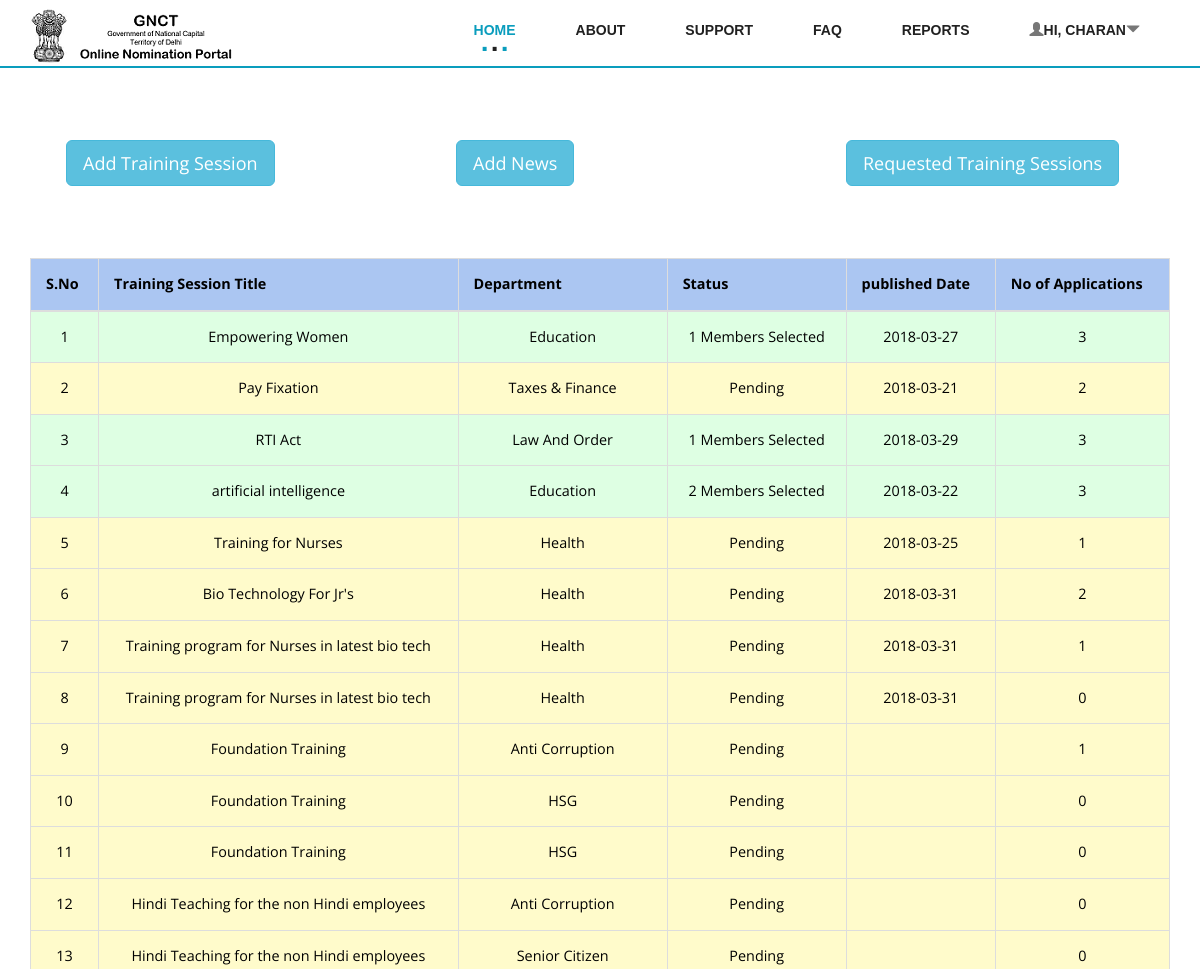
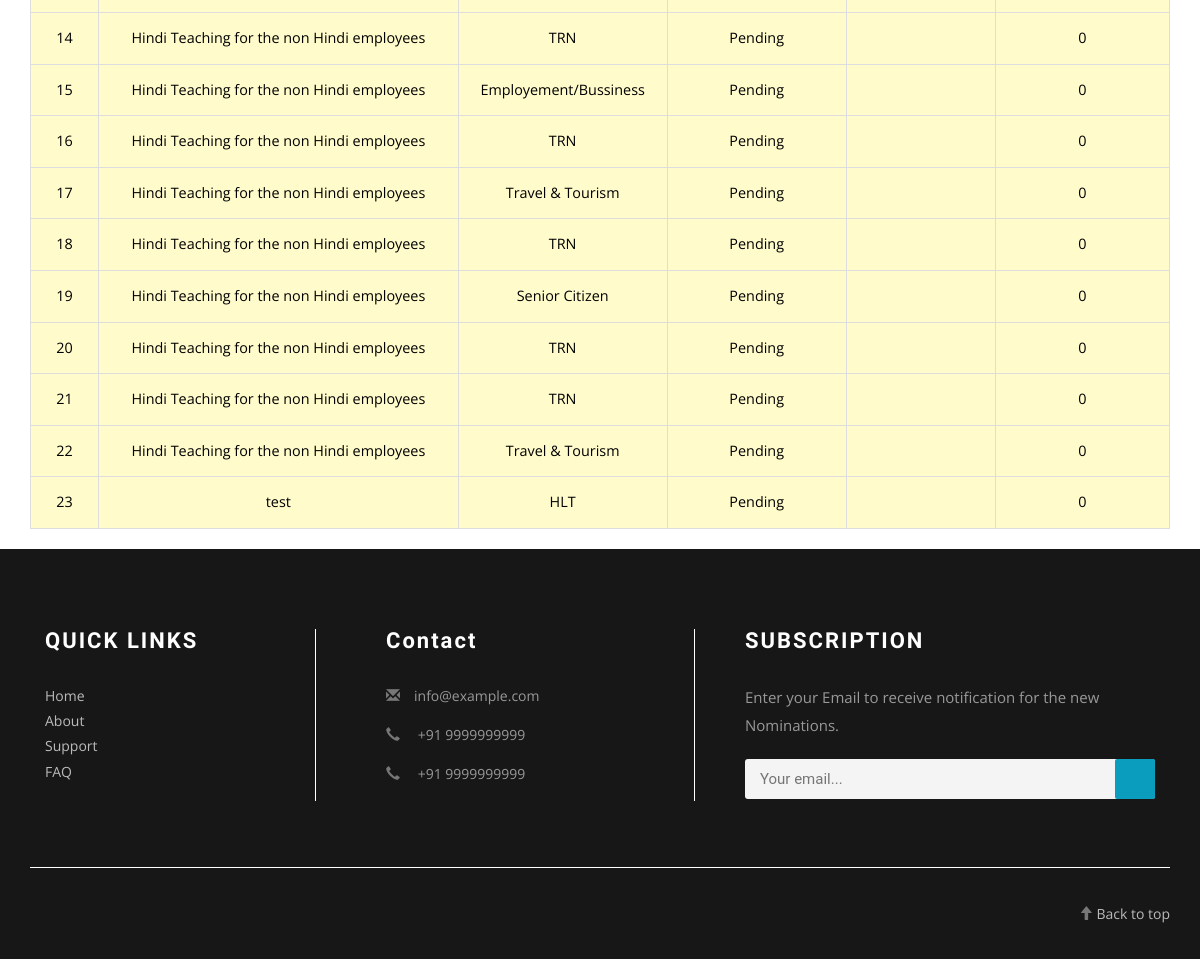
Screenshot of /admin/dashboard.php (signed in) with the database file from the repository (2 pictures, top to bottom).
### tables this page shows
CREATE TABLE `nominations` (
  `nid` int(11) NOT NULL,
  `title` text NOT NULL,
  `eligibility` text NOT NULL,
  `experience` text NOT NULL,
  `description` text NOT NULL,
  `status` text NOT NULL,
  `date_of_session` text NOT NULL,
  `date` text NOT NULL,
  `last_date_apply` text NOT NULL,
  `allocated` text NOT NULL,
  `dept` text NOT NULL,
  `session_duration` text NOT NULL
);

### config/config.php (called while the page is built, shortened)
<?php
function runQuery($query) {
    $conn = mysqli_connect($GLOBALS['host'], $GLOBALS['db_user'], $GLOBALS['db_pass'], $GLOBALS['db_name']);
    $result = mysqli_query($conn, $query);
    while ($row = mysqli_fetch_assoc($result)) {
        $resultset[] = $row;
    }
    if (!empty($resultset)) {
        return $resultset;
    }
}
?>

### admin/session.php (called while the page is built, shortened)
<?php
include_once '../config/config.php';
if ((!empty($_SESSION['admin']['username'])) && (!empty($_SESSION['admin']['password']))) {
    $username = $_SESSION['admin']['username'];
    $checkAdmin = runQuery("SELECT * FROM `admin` a WHERE a.`email` = '$username'");
        ?>
        <?php
} else {
    ?>
    <script>
        window.location = 'index.php';
    </script>
    <?php
}

### admin/dashboard.php (the view, shortened to what this page needs)
<?php
include_once 'session.php';
?>
<!DOCTYPE html>
<html lang="en">
    <head>
        <link href="../css/bootstrap.css" rel="stylesheet" type="text/css" media="all" />
        <link href="../css/style.css" rel="stylesheet" type="text/css" media="all" />
        <link rel="stylesheet" href="../css/flexslider.css" type="text/css" media="screen" />
        <link rel="stylesheet" href="../css/font-awesome.min.css" />
    </head>
    <body>
        <div style="position:relative !important;" class="header">
            <div class="container">
                <nav class="navbar navbar-default">
                    <div class="navbar-header navbar-left">
                        <h1><a class="navbar-brand" href="../index.php"><img src="../images/logo2.png"></a></h1>
                    </div>
                    <div class="collapse navbar-collapse navbar-right" id="bs-example-navbar-collapse-1">
                        <nav class="cl-effect-13" id="cl-effect-13">
                            <ul class="nav navbar-nav">
                                <li class="active"><a href="../index.php">Home</a></li>
                                <li><a href="../about.php">About</a></li>
                                <li><a href="../support.php">Support</a></li>
                                <li><a href="../faq.php">FAQ</a></li>
                                <li><a href="reports.php">Reports</a></li>
                                <li class="dropdown" id="login-signup">
                                    <a href="#" class="dropdown-toggle" data-toggle="dropdown">
                                        <span class="glyphicon glyphicon-user" aria-hidden="true"></span>Hi, <?php echo $_SESSION['admin']['name']; ?><span class="glyphicon glyphicon-triangle-bottom" aria-hidden="true"></span>
                                    </a>
                                </li>
                            </ul>
                        </nav>
                    </div>
                </nav>
            </div>
        </div>
        <?php
        $getAppliedNominations = runQuery("SELECT * FROM `nominations` n");
        ?>
        <div class="admin-body">
            <div class="container">
                <div class="row">
                    <div class="col-md-4">
                        <button type="button" style="margin: 20% 10%;" data-toggle="modal" data-target="#NomintionModel" class="add-nomie btn btn-info btn-lg">Add Training Session</button>
                    </div>
                    <div class="col-md-4">
                        <button type="button" style="margin: 20% 10%;" data-toggle="modal" data-target="#NewsModel" class="add-news btn btn-info btn-lg">Add News</button>
                    </div>
                    <div class="col-md-4">
                        <button type="button" onclick="ShowRequests()" style="margin: 20% 10%;" class="add-news btn btn-info btn-lg">Requested Training Sessions</button>
                    </div>
                </div>
            </div>
            <div class="container">
                <table class="table table-bordered">
                    <thead>
                        <tr>
                            <th>S.No</th>
                            <th>Training Session Title</th>
                            <th>Department</th>
                            <th>Status</th>
                            <th>published Date</th>
                            <th>No of Applications</th>
                        </tr>
                    </thead>
                    <tbody>
                        <?php
                        foreach ($getAppliedNominations as $key => $value) {
                            $nid = $getAppliedNominations[$key]['nid'];
                            $count = runQuery("SELECT count(*) FROM `applications` a WHERE `nid` = '$nid'");
                            $allocated = $getAppliedNominations[$key]['allocated'];
                            $members_count = count(explode(',', $allocated));
                            $status = $getAppliedNominations[$key]['status'];
                            if ($status != 'Complete' && $status != 'Pending') {
                                $status = "$members_count Members Selected";
                            } else {
                                $status = $getAppliedNominations[$key]['status'];
                            }
                            ?>
                            <tr <?php if ($status == 'Completed') { ?> style="background-color: #FFFBCB;" <?php } else if ($status == 'Pending') { ?> style="background-color: #FFFBCB;" <?php } else { ?> style="background-color: #deffe3;" <?php } ?> style="cursor:pointer;" onclick="openNomination('<?php echo $getAppliedNominations[$key]['nid']; ?>')">
                                <td style="margin:5px;"><?php echo $key + 1; ?></td>
                                <td  style="margin:5px;"><?php echo $getAppliedNominations[$key]['title']; ?></td>
                                <td  style="margin:5px;"><?php echo $getAppliedNominations[$key]['dept']; ?></td>
                                <td style="margin:5px;"><?php echo $status; ?></td>
                                <td style="margin:5px;"><?php echo $getAppliedNominations[$key]['date']; ?></td>
                                <td style="margin:5px;"><?php echo $count[0]['count(*)']; ?></td>
                            </tr>
                            <?php
                        }
                        ?>
                    </tbody>
                </table>
            </div>
        </div>
        <div class="footer-top">
            <div class="container">
                <div class="col-md-3 w3ls-footer-top">
                    <h3>QUICK LINKS</h3>
                    <ul>
                        <li><a href="../index.php">Home</a></li>
                        <li><a href="../about.php">About</a></li>
                        <li><a href="../support.php">Support</a></li>
                        <li><a href="../faq.php">FAQ</a></li>
                    </ul>
                </div>
                <div class="col-md-4 wthree-footer-top">
                    <h3>Contact</h3>
                    <ul>
                        <li><span class="glyphicon glyphicon-envelope" aria-hidden="true"></span><a href="mailto:info@example.com">info@example.com</a></li>
                        <li><span class="glyphicon glyphicon-earphone" aria-hidden="true"></span> +91 9999999999</li>
                        <li><span class="glyphicon glyphicon-earphone" aria-hidden="true"></span> +91 9999999999</li>
                    </ul>
                </div>
                <div class="col-md-5 w3l-footer-top">
                    <h3>SUBSCRIPTION</h3>
                    <p>Enter your Email to receive notification for the new Nominations.</p>
                    <form action="#" method="post" class="newsletter">
                        <input class="email" id="subscription-email" type="email" placeholder="Your email..." required="">
                        <input id="submit-sub" type="submit" class="submit"  value="">
                    </form>
                </div>
                <div class="clearfix"></div>
                <div class="footer-w3layouts">
                    <div class="agileits-social">
                        <p style="cursor: pointer;"><a style="color: #bbbbbb !important;font-size: 14px;" href="#home"><span class="glyphicon glyphicon-arrow-up" aria-hidden="true"></span> Back to top</a></p>
                    </div>
                    <div class="clearfix"></div>
                </div>
            </div>
        </div>
    </body>
</html>

### rows the page displays
nominations: title "Empowering Women", dept "Education", allocated "1 Members Selected", date "2018-03-27", count "3"
nominations: title "Pay Fixation", dept "Taxes & Finance", status "Pending", date "2018-03-21", count "2"
nominations: title "RTI Act", dept "Law And Order", allocated "1 Members Selected", date "2018-03-29", count "3"
nominations: title "artificial intelligence", dept "Education", allocated "2 Members Selected", date "2018-03-22", count "3"
nominations: title "Training for Nurses", dept "Health", status "Pending", date "2018-03-25", count "1"
nominations: title "Bio Technology For Jr's", dept "Health", status "Pending", date "2018-03-31", count "2"
nominations: title "Training program for Nurses in latest bio tech", dept "Health", status "Pending", date "2018-03-31", count "1"
nominations: title "Training program for Nurses in latest bio tech", dept "Health", status "Pending", date "2018-03-31", count "0"
nominations: title "Foundation Training", dept "Anti Corruption", status "Pending", count "1"
nominations: title "Foundation Training", dept "HSG", status "Pending", count "0"
nominations: title "Foundation Training", dept "HSG", status "Pending", count "0"
nominations: title "Hindi Teaching for the non Hindi employees", dept "Anti Corruption", status "Pending", count "0"
nominations: title "Hindi Teaching for the non Hindi employees", dept "Senior Citizen", status "Pending", count "0"
nominations: title "Hindi Teaching for the non Hindi employees", dept "TRN", status "Pending", count "0"
nominations: title "Hindi Teaching for the non Hindi employees", dept "Employement/Bussiness", status "Pending", count "0"
nominations: title "Hindi Teaching for the non Hindi employees", dept "TRN", status "Pending", count "0"
nominations: title "Hindi Teaching for the non Hindi employees", dept "Travel & Tourism", status "Pending", count "0"
nominations: title "Hindi Teaching for the non Hindi employees", dept "TRN", status "Pending", count "0"
nominations: title "Hindi Teaching for the non Hindi employees", dept "Senior Citizen", status "Pending", count "0"
nominations: title "Hindi Teaching for the non Hindi employees", dept "TRN", status "Pending", count "0"
nominations: title "Hindi Teaching for the non Hindi employees", dept "TRN", status "Pending", count "0"
nominations: title "Hindi Teaching for the non Hindi employees", dept "Travel & Tourism", status "Pending", count "0"
nominations: title "test", dept "HLT", status "Pending", count "0"

### other values shown
$_SESSION['admin']['name'] "CHARAN"
